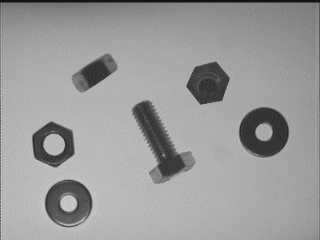
//> input picture data/test2.pgm, 320 x 240 px
$ ./M   (built with g++ and OpenCV 4)
//> lines starting //> are read from the running program, lines starting //| are printed output that depends on the picture; after the words box and inside, x2 and y2 are one past the last pixel; in counts of white or black regions, pixels touching at a corner belong together
#define _CRT_SECURE_NO_WARNINGS
#include "stdio.h"
#include<opencv2/opencv.hpp>
using namespace cv;
using namespace std;
int T;
int cols = 320, rows = 240;
int k = 0;
int T_Sum = 0;
bool flag0;
int flag2 = -1,flag3,flag4;
int Optimized_a = 0, Optimized_b = 0;
int Optimized_m = 0, Optimized_n = 0;
string Img_Name;
//---------------------------------------------形态学特征值
struct ML_Inf
{
    double Axis_Ratio;//轴比
    double Area;//面积
    int Tag;//2表示螺钉,0表示垫片,1表示螺帽
};
ML_Inf ML_Information[500];
ML_Inf ML_P_Information[10];
Mat Read_Img = Mat(rows, cols, CV_8UC1);
Mat Bi_Img = Mat(rows, cols, CV_8UC1);
Mat Bl_Img = Mat(rows, cols, CV_8UC1);
Mat O_Img = Mat::zeros(rows, cols, CV_8UC3);

void Scan();
void Grow(int i, int j);
void Create_Information(bool flag);
void Train_Grow(int x, int y, Mat Model, int channel);

void ML_Process(string Category, int Low_value, int Up_value)
{
    for (int n = Low_value; n < Up_value + 1; n++)
    {
        if (Category == "Unknow") {}
        else if (Category == "Nut") {
            Img_Name = "tuerca_";
            flag3 = 1;
        }
        else if (Category == "Ring") {
            Img_Name = "arandela_";
            flag3 = 0;
        }
        else if (Category == "Screw") {
            Img_Name = "tornillo_";
            flag3 = 2;
        }
        if (n < 10)
        {
            Img_Name = "data/" + Category + "/" + Img_Name + "000" + to_string(n) + ".pgm";
        }
        else if (n >= 10 && n < 100)
            Img_Name = "data/" + Category + "/" + Img_Name + "00" + to_string(n) + ".pgm";
        else if (n >= 100 && n < 1000)
            Img_Name = "data/" + Category + "/" + Img_Name + "0" + to_string(n) + ".pgm";

        if (imread(Img_Name, 0).empty())printf("empty!\n");
        else
        {
            Read_Img = imread("data/pattern.pgm", 0) - imread(Img_Name, 0);
        }
        threshold(Read_Img, Bi_Img, 50, 255, 0);
        blur(Bi_Img, Bl_Img, { 5,5 });
        threshold(Bl_Img, Bi_Img, 50, 255, 0);

        flag0 = 0;
        for (int i = 0; i < rows; i++)
        {
            for (int j = 0; j < cols; j++)
            {
                if ((Bi_Img.at<uchar>(i, j) == 255) && (i == 0 || i == rows - 1 || j == 0 || j == cols - 1))flag0 = 1;
            }
        }
        if (flag0 == 1) {}//前景处于边界,不做为样本
        else//前景不处于边界,可做为样本
        {
            int q = 0;
            k = 0;
            Scan();//扫描连通区域,标记为31,32,33....
            T_Sum += k;
            Create_Information(1);
        }
    }
    T_Sum --;
}
void Scan()
{
    for (int i = 0; i < rows; i++)
    {
        for (int j = 0; j < cols; j++)
        {
            if (Bi_Img.at<uchar>(i, j) == 255)
            {
                k++;
                Grow(i, j);
            }
            else
            {
                Bi_Img.at<uchar>(i, j) == 0;
            }
        }
    }
}
void Grow(int i, int j)
{
    Bi_Img.at<uchar>(i, j) = 30 + k;
    if (Bi_Img.at<uchar>(i + 1, j) == 255)Grow(i + 1, j);
    if (Bi_Img.at<uchar>(i - 1, j) == 255)Grow(i - 1, j);
    if (Bi_Img.at<uchar>(i, j - 1) == 255)Grow(i, j - 1);
    if (Bi_Img.at<uchar>(i, j + 1) == 255)Grow(i, j + 1);
}
void Create_Information(bool flag)
{
    for (int p = 1; p < k + 1; p++)
    {
        int sum_x = 0, sum_y = 0, sum_point = 0;
        double length = 0;
        double Axis_Max = 0, Axis_Min = 1000;
        double center_x = 0, center_y = 0;

        for (int i = 0; i < rows; i++)
        {
            for (int j = 0; j < cols; j++)
            {
                if (Bi_Img.at<uchar>(i, j) == 30 + p)
                {
                    sum_x += i;
                    sum_y += j;
                    sum_point++;
                }
            }
        }
        if (sum_point != 0)
        {
            center_x = sum_x / sum_point;
            center_y = sum_y / sum_point;
        }
        else printf("!!ERROR!!");
        for (int i = 0; i < rows; i++)
        {
            for (int j = 0; j < cols; j++)
            {
                if (Bi_Img.at<uchar>(i, j) == 30 + p)
                {
                    if ((i == 0 || i == rows - 1 || j == 0 || j == cols - 1))
                    {
                        length = sqrt((center_x - i) * (center_x - i) + (center_y - j) * (center_y - j));
                        if (length > Axis_Max)Axis_Max = length;
                        if (length < Axis_Min)Axis_Min = length;
                    }
                    else if (Bi_Img.at<uchar>(i - 1, j) == 0 || Bi_Img.at<uchar>(i + 1, j) == 0 || Bi_Img.at<uchar>(i, j - 1) == 0 || Bi_Img.at<uchar>(i, j + 1) == 0)
                    {
                        length = sqrt((center_x - i) * (center_x - i) + (center_y - j) * (center_y - j));
                        if (length > Axis_Max)Axis_Max = length;
                        if (length < Axis_Min)Axis_Min = length;
                    }
                }
            }
        }
        if (flag)
        {
            ML_Information[flag2].Tag = flag3;
            ML_Information[flag2].Axis_Ratio = 20 * (Axis_Max / Axis_Min);
            ML_Information[flag2].Area = sum_point / 26;
            flag2++;
        }
        else
        {
            ML_P_Information[flag4].Tag = 10;
            ML_P_Information[flag4].Axis_Ratio = 20 * (Axis_Max / Axis_Min);
            ML_P_Information[flag4].Area = sum_point / 26;
            flag4++;
        }
    }
}
void Train_Model()
{
    Mat Model = Mat::zeros(600, 600, CV_8UC3);
    for (int i = 0; i < T_Sum; i++)
    {
        int x = 600 - 5 * (int)(ML_Information[i].Area) + 50;
        int y = 600 - (int)(ML_Information[i].Axis_Ratio * 5);
        int channel = ML_Information[i].Tag;
        Model.at<Vec3b>(x,y)[channel] = 255;
        Train_Grow(x, y, Model,channel);
    }
    Mat Model_Binary = Mat::zeros(600, 600, CV_8UC3);
    for (int i = 0; i < 600; i++)
    {
        for (int j = 0; j < 600; j++)
        {
            if (Model.at<Vec3b>(i,j)[0]>= Model.at<Vec3b>(i, j)[1]&& Model.at<Vec3b>(i, j)[0]>= Model.at<Vec3b>(i, j)[2])
                Model_Binary.at<Vec3b>(i, j)[0] = 255;
            if (Model.at<Vec3b>(i, j)[1] >= Model.at<Vec3b>(i, j)[0] && Model.at<Vec3b>(i, j)[1] >= Model.at<Vec3b>(i, j)[2])
                Model_Binary.at<Vec3b>(i, j)[1] = 255;
            if (Model.at<Vec3b>(i, j)[2] >= Model.at<Vec3b>(i, j)[1] && Model.at<Vec3b>(i, j)[2] >= Model.at<Vec3b>(i, j)[0])
                Model_Binary.at<Vec3b>(i, j)[2] = 255;
        }
    }
    imshow("快速模型", Model_Binary);
    imshow("精确模型",Model);
    waitKey(0);
    imwrite("Model_Binary.jpg",Model_Binary);
    imwrite("Model.jpg",Model);
}
void Draw_()
{
    Mat Draw_Img = Mat::zeros(600, 600, CV_8UC3);
    for (int i = 0; i < T_Sum; i++)
    {
        int x = 600 - 5 * (int)(ML_Information[i].Area) + 50;
        int y = 600 - (int)(ML_Information[i].Axis_Ratio * 5);
        int channel = ML_Information[i].Tag;
        Draw_Img.at<Vec3b>(x, y)[channel] = 255;
    }
    imshow("特征二维分布", Draw_Img);
    waitKey(0);
}
void Train_Grow(int x, int y, Mat Model,int channel)
{
    for (int i = 0; i < 600; i++)
    {
        for (int j = 0; j < 600; j++)
        {
            int Half_Len = sqrt((x - i) * (x - i) + (y - j) * (y - j))/2;
            if (Model.at<Vec3b>(i, j)[channel] < 255 - Half_Len)
            {
                Model.at<Vec3b>(i, j)[channel] = 255 - Half_Len;
            }
        }
    }
}
void Predict_ImgModel(string Test_Path)
{
    Mat P_Model = imread("Model_Binary.jpg");
    Mat L_Img = P_Model.clone();
    Read_Img = imread("data/pattern.pgm", 0) - imread(Test_Path, 0);
    O_Img = imread(Test_Path);
    threshold(Read_Img, Bi_Img, 50, 255, 0);
    blur(Bi_Img, Bl_Img, { 5,5 });
    threshold(Bl_Img, Bi_Img, 50, 255, 0);
    k = 0;
    Scan();
    flag4 = 0;
    Create_Information(0);
    for (int i = 0; i < flag4; i++)
    {
        int x = 600 - 5 * (ML_P_Information[i].Area) + 50;
        int y = 600 - (ML_P_Information[i].Axis_Ratio * 5);
        L_Img.at<Vec3b>(x, y) = { 0,0,0 };
        L_Img.at<Vec3b>(x, y-1) = { 0,0,0 };
        L_Img.at<Vec3b>(x+1, y) = { 0,0,0 };
        L_Img.at<Vec3b>(x, y+1) = { 0,0,0 };
        L_Img.at<Vec3b>(x-1, y) = { 0,0,0 };

        if (P_Model.at<Vec3b>(x, y)[0] > 200)
            ML_P_Information[i].Tag = 0;
        else if (P_Model.at<Vec3b>(x, y)[1] > 200)
            ML_P_Information[i].Tag = 1;
        else ML_P_Information[i].Tag = 2;
    }
    for (int i = 0; i < flag4; i++)
    {
        for (int m = 0; m < rows; m++)
        {
            for (int n = 0; n < cols; n++)
            {
                if (Bi_Img.at<uchar>(m, n) == i + 31)
                {
                    O_Img.at<Vec3b>(m, n)[ML_P_Information[i].Tag] = 255;
                }
            }
        }
    }
    printf("----螺钉被标记为红色,螺帽被标记为绿色,垫片被标记为蓝色----\n\n");
    imshow("预测结果", O_Img);
    imshow("点分布", L_Img);
    waitKey(0);
}
void Reset()
{
    T_Sum = 0;
    flag2 = 0;
    for (int i = 0; i < 500; i++)
    {
        ML_Information[i].Area = -1;
        ML_Information[i].Axis_Ratio = -1;
        ML_Information[i].Tag = -1;
    }
}
void Test_Per_Process(string Category,int Low_value,int Up_value)
{
    ML_Process(Category, Low_value, Up_value);
}
void Test(string ModelPath)
{
    float Error_Rate = T_Sum - 1;
    Mat Test_Model = imread(ModelPath);
    for (int i = 0; i < T_Sum - 1; i++)
    {
        int Current_Tag = -1;
        int x = 600 - 5 * (ML_Information[i].Area) + 50;
        int y = 600 - (ML_Information[i].Axis_Ratio * 5);
        if (x > 650 || x < 0 || y>650 || y < 0);
        else
        {
            if (Test_Model.at<Vec3b>(x, y)[0] > 200)
                Current_Tag = 0;
            else if (Test_Model.at<Vec3b>(x, y)[1] > 200)
                Current_Tag = 1;
            else Current_Tag = 2;
            if ((Current_Tag != -1) && (ML_Information[i].Tag != -1))
            {
                if (ML_Information[i].Tag == Current_Tag)
                    Error_Rate--;
            }
        }
    }
    Error_Rate /= T_Sum;
    printf("错误率为:%f\n",Error_Rate/100);
}
void main()
{
	if(1)
	{
		ML_Process("Nut",0,30);
//> tuerca_0000.pgm cannot be read in this run, so this picture is empty
		ML_Process("Ring",0,20);
//> arandela_0000.pgm cannot be read in this run, so this picture is empty
		ML_Process("Screw",0,30);
//> tornillo_0000.pgm cannot be read in this run, so this picture is empty
        Draw_();
        if (1)Train_Model();
	}
    if (1)
    {
        Reset();
        Test_Per_Process("Nut",31,163);
//> tuerca_0031.pgm cannot be read in this run, so this picture is empty
        printf("Nut");
        Test("Model_Binary.jpg");
//> in Test, `Mat Test_Model = imread(ModelPath);`: Test_Model: 600 rows x 600 cols, CV_8UC3; every value is 255
//> after the loop in Test, `for (int i = 0; i < T_Sum - 1; i++)`: Error_Rate = -2
//> in Test, `Error_Rate /= T_Sum;`: Error_Rate = 2
//| 错误率为:0.020000
        Reset();
        Test_Per_Process("Ring",21,100);
//> arandela_0021.pgm cannot be read in this run, so this picture is empty
        printf("Ring");
        Test("Model_Binary.jpg");
//| 错误率为:0.020000
        Reset();
        Test_Per_Process("Screw",31,142);
//> tornillo_0031.pgm cannot be read in this run, so this picture is empty
        printf("Screw");
        Test("Model_Binary.jpg");
//| 错误率为:0.020000
    }
	if (1)
	{
        Predict_ImgModel("data/test2.pgm");
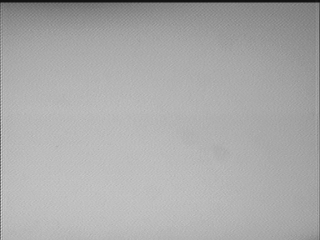
//> input picture data/pattern.pgm, 320 x 240 px
//> in Predict_ImgModel, O_Img is the input picture: 240 rows x 320 cols, CV_8UC3; min 16, max 223, mean 154.6
//> in Predict_ImgModel, `threshold(Read_Img, Bi_Img, 50, 255, 0);`:
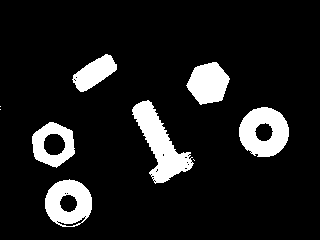
//> Bi_Img: 240 rows x 320 cols, CV_8UC1; 11.2% white; 9 white regions (3 under 20 px), largest, box (x1, y1, x2, y2) and area: (132, 100, 194, 184) 2076, (239, 107, 289, 157) 1719, (45, 179, 92, 227) 1498, (186, 62, 230, 105) 1301, (32, 122, 75, 168) 1100, (72, 54, 117, 92) 910
//> in Predict_ImgModel, `threshold(Bl_Img, Bi_Img, 50, 255, 0);`: Bi_Img: 240 rows x 320 cols, CV_8UC1; 13.5% white; 6 white regions, box (x1, y1, x2, y2) and area: (131, 99, 195, 185) 2450, (237, 105, 291, 159) 2035, (43, 178, 94, 229) 1863, (185, 60, 231, 106) 1500, (30, 120, 76, 169) 1415, (71, 53, 119, 93) 1091
//> after the loop in Predict_ImgModel, `for (int i = 0; i < flag4; i++)`:
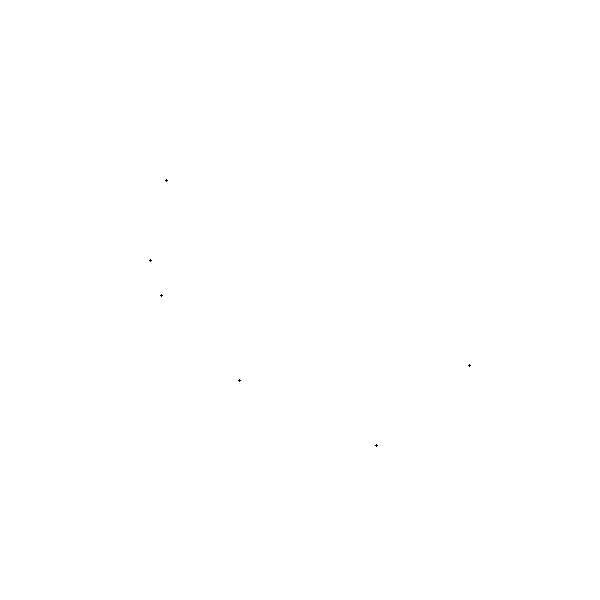
//> L_Img: 600 rows x 600 cols, CV_8UC3; 100% white; black in thin lines or dots, all inside (x1, y1, x2, y2) = (149, 179, 471, 447)
//> after the loop in Predict_ImgModel, `for (int i = 0; i < flag4; i++)`:
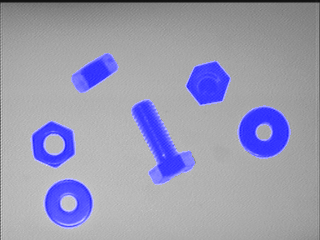
//> O_Img: 240 rows x 320 cols, CV_8UC3; 13.48% of pixels changed, all inside (x1, y1, x2, y2) = (30, 53, 291, 229)
        Predict_ImgModel("data/test.pgm");
//> call 2 of Predict_ImgModel, with Test_Path = "data/test.pgm"
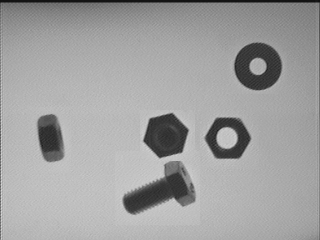
//> input picture data/test.pgm, 320 x 240 px
//> in Predict_ImgModel, O_Img is the input picture: 240 rows x 320 cols, CV_8UC3; min 16, max 219, mean 160
//> in Predict_ImgModel (call 2), `threshold(Read_Img, Bi_Img, 50, 255, 0);`: Bi_Img: 240 rows x 320 cols, CV_8UC1; 9.1% white; 5 white regions, box (x1, y1, x2, y2) and area: (123, 161, 195, 215) 1931, (234, 43, 282, 90) 1540, (143, 113, 189, 158) 1446, (205, 117, 251, 159) 1087, (38, 114, 64, 162) 979
//> in Predict_ImgModel (call 2), `threshold(Bl_Img, Bi_Img, 50, 255, 0);`:
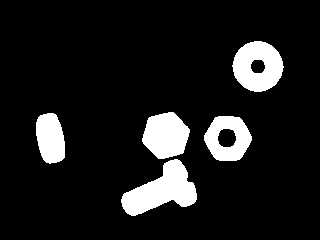
//> Bi_Img: 240 rows x 320 cols, CV_8UC1; 10.9% white; 5 white regions, box (x1, y1, x2, y2) and area: (121, 159, 197, 216) 2267, (232, 41, 284, 92) 1845, (142, 112, 190, 159) 1655, (204, 116, 252, 161) 1395, (36, 113, 65, 164) 1177
//> after the loop in Predict_ImgModel (call 2), `for (int i = 0; i < flag4; i++)`: L_Img: 600 rows x 600 cols, CV_8UC3; 100% white; black in thin lines or dots, all inside (x1, y1, x2, y2) = (160, 214, 481, 427)
//> after the loop in Predict_ImgModel (call 2), `for (int i = 0; i < flag4; i++)`:
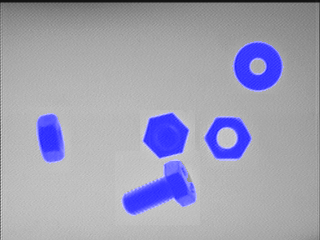
//> O_Img: 240 rows x 320 cols, CV_8UC3; 10.86% of pixels changed, all inside (x1, y1, x2, y2) = (36, 41, 284, 216)
	}
}
